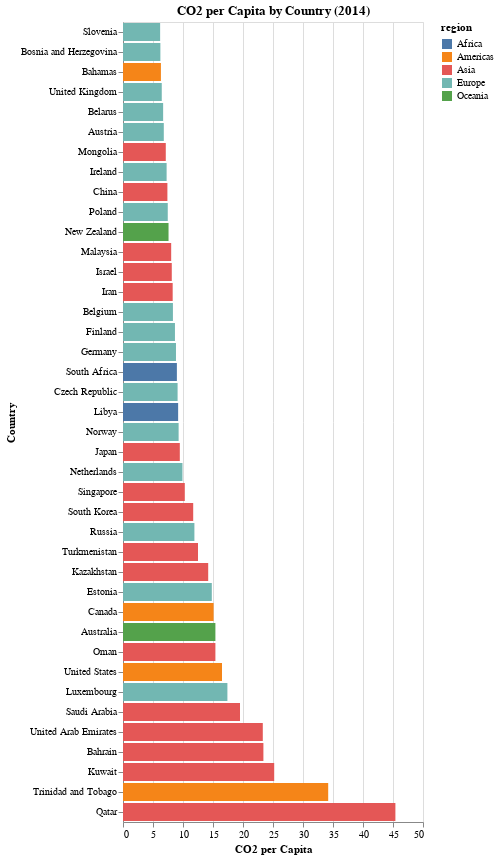

Notebook source saved alongside this figure:
### Markdown cell above
<div class="alert alert-info" style="color:black">

### Question 5.1
rubric={accuracy:1,quality:1,viz:2}

<h4>
Python
</h4>
<ol type="1">
<li>Filter the data to include only the most recent year when <code>'co2_per_capita'</code> was measured (it is up to you how you find out which year this is).</li>
<li>Use the data frame <code>nlargest</code> method to select the top 40 countries in CO2 production per capita for that year.</li>
<li>Since we have only one value per country per year, let’s create a bar chart to visualize it. Encode the CO2 per capita as on the x-axis, the country on the y-axis, and the region as the color.</li>
<li>Sort your bar chart so that the highest CO2 per capita is the closest to the x-axis (the bottom of the chart). <a href="https://altair-viz.github.io/gallery/bar_chart_sorted.html">Here is an example of how to sort in Altair</a>.</li>
</ol>
</div>

### Code cell
# YOUR PYTHON ANSWER GOES HERE
# 1.
gm_recent = gapminder_data[gapminder_data['year'] == gapminder_data[gapminder_data['co2_per_capita'].notna()]['year'].max()].copy()  # 2014

# 2.
top_40_co2 = gm_recent.nlargest(40, 'co2_per_capita')
top_40_co2.head()

# bar chart
co2_plot = alt.Chart(top_40_co2, title = "CO2 per Capita by Country (2014)").mark_bar().encode(
    x = alt.X('co2_per_capita', title = "CO2 per Capita"),
    y = alt.Y('country', title = "Country").sort('x'),
    color = 'region'
)

co2_plot.display()

### Figure 1 — Vega-Lite specification as saved in the notebook (floating-point values rounded to 4 significant figures)
{"$schema": "https://vega.github.io/schema/vega-lite/v5.20.1.json", "config": {"view": {"continuousHeight": 300, "continuousWidth": 300}}, "data": {"name": "data-67fe86320aa4341a15536ffe7dee0dbe"}, "datasets": {"data-67fe86320aa4341a15536ffe7dee0dbe": [{"child_mortality": 8.6, "children_per_woman": 1.95, "co2_per_capita": 45.4, "country": "Qatar", "income": 121000, "income_group": "High", "life_expectancy": 80.5, "pop_density": 205, "population": 2370000, "region": "Asia", "sub_region": "Western Asia", "year": "2014-01-01T00:00:00", "years_in_school_men": 8.7, "years_in_school_women": 10.7}, {"child_mortality": 19.8, "children_per_woman": 1.78, "co2_per_capita": 34.2, "country": "Trinidad and Tobago", "income": 31600, "income_group": "High", "life_expectancy": 73, "pop_density": 264, "population": 1350000, "region": "Americas", "sub_region": "Latin America and the Caribbean", "year": "2014-01-01T00:00:00", "years_in_school_men": 12.3, "years_in_school_women": 13.1}, {"child_mortality": 9.1, "children_per_woman": 2.01, "co2_per_capita": 25.2, "country": "Kuwait", "income": 70800, "income_group": "High", "life_expectancy": 79.9, "pop_density": 212, "population": 3780000, "region": "Asia", "sub_region": "Western Asia", "year": "2014-01-01T00:00:00", "years_in_school_men": 11.9, "years_in_school_women": 12.3}, {"child_mortality": 7.8, "children_per_woman": 2.07, "co2_per_capita": 23.4, "country": "Bahrain", "income": 44400, "income_group": "High", "life_expectancy": 76.7, "pop_density": 1760, "population": 1340000, "region": "Asia", "sub_region": "Western Asia", "year": "2014-01-01T00:00:00", "years_in_school_men": 9.66, "years_in_school_women": 10.4}, {"child_mortality": 7.9, "children_per_woman": 1.78, "co2_per_capita": 23.3, "country": "United Arab Emirates", "income": 64100, "income_group": "High", "life_expectancy": 76.4, "pop_density": 109, "population": 9070000, "region": "Asia", "sub_region": "Western Asia", "year": "2014-01-01T00:00:00", "years_in_school_men": 12.3, "years_in_school_women": 13}, {"child_mortality": 13.8, "children_per_woman": 2.64, "co2_per_capita": 19.5, "country": "Saudi Arabia", "income": 50000, "income_group": "High", "life_expectancy": 76.6, "pop_density": 14.3, "population": 30800000, "region": "Asia", "sub_region": "Western Asia", "year": "2014-01-01T00:00:00", "years_in_school_men": 12.3, "years_in_school_women": 9.44}, {"child_mortality": 2.5, "children_per_woman": 1.56, "co2_per_capita": 17.4, "country": "Luxembourg", "income": 93800, "income_group": "High", "life_expectancy": 81.9, "pop_density": 215, "population": 556000, "region": "Europe", "sub_region": "Western Europe", "year": "2014-01-01T00:00:00", "years_in_school_men": 13.6, "years_in_school_women": 13.9}, {"child_mortality": 6.8, "children_per_woman": 1.95, "co2_per_capita": 16.5, "country": "United States", "income": 51800, "income_group": "High", "life_expectancy": 78.9, "pop_density": 34.7, "population": 318000000, "region": "Americas", "sub_region": "Northern America", "year": "2014-01-01T00:00:00", "years_in_school_men": 14.5, "years_in_school_women": 14.9}, {"child_mortality": 4, "children_per_woman": 1.87, "co2_per_capita": 15.4, "country": "Australia", "income": 43400, "income_group": "High", "life_expectancy": 82.6, "pop_density": 3.06, "population": 23500000, "region": "Oceania", "sub_region": "Australia and New Zealand", "year": "2014-01-01T00:00:00", "years_in_school_men": 14, "years_in_school_women": 14.4}, {"child_mortality": 11, "children_per_woman": 2.8, "co2_per_capita": 15.4, "country": "Oman", "income": 40300, "income_group": "High", "life_expectancy": 77.2, "pop_density": 12.8, "population": 3960000, "region": "Asia", "sub_region": "Western Asia", "year": "2014-01-01T00:00:00", "years_in_school_men": 9.53, "years_in_school_women": 8.03}, {"child_mortality": 5.2, "children_per_woman": 1.6, "co2_per_capita": 15.1, "country": "Canada", "income": 42900, "income_group": "High", "life_expectancy": 81.8, "pop_density": 3.92, "population": 35600000, "region": "Americas", "sub_region": "Northern America", "year": "2014-01-01T00:00:00", "years_in_school_men": 15.3, "years_in_school_women": 15.5}, {"child_mortality": 3.3, "children_per_woman": 1.61, "co2_per_capita": 14.8, "country": "Estonia", "income": 27000, "income_group": "High", "life_expectancy": 77.1, "pop_density": 31.1, "population": 1320000, "region": "Europe", "sub_region": "Northern Europe", "year": "2014-01-01T00:00:00", "years_in_school_men": 13.3, "years_in_school_women": 14.3}, {"child_mortality": 14, "children_per_woman": 2.68, "co2_per_capita": 14.2, "country": "Kazakhstan", "income": 23600, "income_group": "Upper middle", "life_expectancy": 71.2, "pop_density": 6.48, "population": 17500000, "region": "Asia", "sub_region": "Central Asia", "year": "2014-01-01T00:00:00", "years_in_school_men": 13.3, "years_in_school_women": 13.8}, {"child_mortality": 54.5, "children_per_woman": 2.96, "co2_per_capita": 12.5, "country": "Turkmenistan", "income": 14300, "income_group": "Upper middle", "life_expectancy": 69.6, "pop_density": 11.6, "population": 5470000, "region": "Asia", "sub_region": "Central Asia", "year": "2014-01-01T00:00:00", "years_in_school_men": 13.7, "years_in_school_women": 13.9}, {"child_mortality": 8.3, "children_per_woman": 1.7, "co2_per_capita": 11.9, "country": "Russia", "income": 24900, "income_group": "Upper middle", "life_expectancy": 70.8, "pop_density": 8.78, "population": 144000000, "region": "Europe", "sub_region": "Eastern Europe", "year": "2014-01-01T00:00:00", "years_in_school_men": 13.8, "years_in_school_women": 14.5}, {"child_mortality": 3.6, "children_per_woman": 1.26, "co2_per_capita": 11.7, "country": "South Korea", "income": 33400, "income_group": "High", "life_expectancy": 80.9, "pop_density": 518, "population": 50400000, "region": "Asia", "sub_region": "Eastern Asia", "year": "2014-01-01T00:00:00", "years_in_school_men": 14.7, "years_in_school_women": 14.5}, {"child_mortality": 2.7, "children_per_woman": 1.25, "co2_per_capita": 10.3, "country": "Singapore", "income": 80300, "income_group": "High", "life_expectancy": 83.4, "pop_density": 7780, "population": 5450000, "region": "Asia", "sub_region": "South-eastern Asia", "year": "2014-01-01T00:00:00", "years_in_school_men": 13.8, "years_in_school_women": 13.7}, {"child_mortality": 4, "children_per_woman": 1.76, "co2_per_capita": 9.91, "country": "Netherlands", "income": 45700, "income_group": "High", "life_expectancy": 81.5, "pop_density": 501, "population": 16900000, "region": "Europe", "sub_region": "Western Europe", "year": "2014-01-01T00:00:00", "years_in_school_men": 14.4, "years_in_school_women": 14.6}, {"child_mortality": 2.8, "children_per_woman": 1.43, "co2_per_capita": 9.47, "country": "Japan", "income": 37300, "income_group": "High", "life_expectancy": 83.6, "pop_density": 352, "population": 128000000, "region": "Asia", "sub_region": "Eastern Asia", "year": "2014-01-01T00:00:00", "years_in_school_men": 15, "years_in_school_women": 15.4}, {"child_mortality": 2.8, "children_per_woman": 1.87, "co2_per_capita": 9.27, "country": "Norway", "income": 63300, "income_group": "High", "life_expectancy": 82, "pop_density": 14.1, "population": 5140000, "region": "Europe", "sub_region": "Northern Europe", "year": "2014-01-01T00:00:00", "years_in_school_men": 14.8, "years_in_school_women": 15.3}, {"child_mortality": 13.9, "children_per_woman": 2.35, "co2_per_capita": 9.19, "country": "Libya", "income": 15100, "income_group": "Upper middle", "life_expectancy": 74.4, "pop_density": 3.53, "population": 6200000, "region": "Africa", "sub_region": "Northern Africa", "year": "2014-01-01T00:00:00", "years_in_school_men": 8.57, "years_in_school_women": 6.13}, {"child_mortality": 3.1, "children_per_woman": 1.51, "co2_per_capita": 9.1, "country": "Czech Republic", "income": 29100, "income_group": "High", "life_expectancy": 78.6, "pop_density": 137, "population": 10600000, "region": "Europe", "sub_region": "Eastern Europe", "year": "2014-01-01T00:00:00", "years_in_school_men": 14, "years_in_school_women": 14.3}, {"child_mortality": 44.5, "children_per_woman": 2.51, "co2_per_capita": 8.98, "country": "South Africa", "income": 12500, "income_group": "Upper middle", "life_expectancy": 60.6, "pop_density": 45, "population": 54500000, "region": "Africa", "sub_region": "Sub-Saharan Africa", "year": "2014-01-01T00:00:00", "years_in_school_men": 10.9, "years_in_school_women": 11.3}, {"child_mortality": 3.9, "children_per_woman": 1.44, "co2_per_capita": 8.83, "country": "Germany", "income": 43400, "income_group": "High", "life_expectancy": 80.8, "pop_density": 234, "population": 81500000, "region": "Europe", "sub_region": "Western Europe", "year": "2014-01-01T00:00:00", "years_in_school_men": 13.9, "years_in_school_women": 14.1}, {"child_mortality": 2.5, "children_per_woman": 1.83, "co2_per_capita": 8.66, "country": "Finland", "income": 39000, "income_group": "High", "life_expectancy": 81.2, "pop_density": 18, "population": 5460000, "region": "Europe", "sub_region": "Northern Europe", "year": "2014-01-01T00:00:00", "years_in_school_men": 14.1, "years_in_school_women": 14.9}, {"child_mortality": 4.1, "children_per_woman": 1.79, "co2_per_capita": 8.32, "country": "Belgium", "income": 41400, "income_group": "High", "life_expectancy": 80.9, "pop_density": 371, "population": 11200000, "region": "Europe", "sub_region": "Western Europe", "year": "2014-01-01T00:00:00", "years_in_school_men": 13.8, "years_in_school_women": 14.4}, {"child_mortality": 16.3, "children_per_woman": 1.71, "co2_per_capita": 8.28, "country": "Iran", "income": 16500, "income_group": "Upper middle", "life_expectancy": 75.3, "pop_density": 48.1, "population": 78400000, "region": "Asia", "sub_region": "Southern Asia", "year": "2014-01-01T00:00:00", "years_in_school_men": 11.1, "years_in_school_women": 9.71}, {"child_mortality": 3.9, "children_per_woman": 3.02, "co2_per_capita": 8.13, "country": "Israel", "income": 31800, "income_group": "High", "life_expectancy": 81.4, "pop_density": 367, "population": 7940000, "region": "Asia", "sub_region": "Western Asia", "year": "2014-01-01T00:00:00", "years_in_school_men": 15, "years_in_school_women": 15.6}, {"child_mortality": 8.1, "children_per_woman": 2.07, "co2_per_capita": 8.03, "country": "Malaysia", "income": 24200, "income_group": "Upper middle", "life_expectancy": 75.1, "pop_density": 92, "population": 30200000, "region": "Asia", "sub_region": "South-eastern Asia", "year": "2014-01-01T00:00:00", "years_in_school_men": 11.6, "years_in_school_women": 11.8}, {"child_mortality": 5.7, "children_per_woman": 2.03, "co2_per_capita": 7.59, "country": "New Zealand", "income": 34500, "income_group": "High", "life_expectancy": 81.5, "pop_density": 17.3, "population": 4570000, "region": "Oceania", "sub_region": "Australia and New Zealand", "year": "2014-01-01T00:00:00", "years_in_school_men": 14.3, "years_in_school_women": 14.9}, {"child_mortality": 5, "children_per_woman": 1.32, "co2_per_capita": 7.46, "country": "Poland", "income": 24300, "income_group": "High", "life_expectancy": 77.5, "pop_density": 125, "population": 38300000, "region": "Europe", "sub_region": "Eastern Europe", "year": "2014-01-01T00:00:00", "years_in_school_men": 13.9, "years_in_school_women": 14.7}, {"child_mortality": 11.5, "children_per_woman": 1.61, "co2_per_capita": 7.4, "country": "China", "income": 12800, "income_group": "Upper middle", "life_expectancy": 75.9, "pop_density": 148, "population": 1390000000, "region": "Asia", "sub_region": "Eastern Asia", "year": "2014-01-01T00:00:00", "years_in_school_men": 10.9, "years_in_school_women": 9.65}, {"child_mortality": 3.8, "children_per_woman": 1.99, "co2_per_capita": 7.27, "country": "Ireland", "income": 48900, "income_group": "High", "life_expectancy": 81.1, "pop_density": 68, "population": 4690000, "region": "Europe", "sub_region": "Northern Europe", "year": "2014-01-01T00:00:00", "years_in_school_men": 13.7, "years_in_school_women": 14.4}, {"child_mortality": 19.8, "children_per_woman": 2.81, "co2_per_capita": 7.13, "country": "Mongolia", "income": 11300, "income_group": "Lower middle", "life_expectancy": 68, "pop_density": 1.88, "population": 2920000, "region": "Asia", "sub_region": "Eastern Asia", "year": "2014-01-01T00:00:00", "years_in_school_men": 10.7, "years_in_school_women": 11.9}, {"child_mortality": 3.7, "children_per_woman": 1.48, "co2_per_capita": 6.8, "country": "Austria", "income": 44100, "income_group": "High", "life_expectancy": 81.3, "pop_density": 105, "population": 8630000, "region": "Europe", "sub_region": "Western Europe", "year": "2014-01-01T00:00:00", "years_in_school_men": 13, "years_in_school_women": 13.2}, {"child_mortality": 4.2, "children_per_woman": 1.67, "co2_per_capita": 6.69, "country": "Belarus", "income": 17900, "income_group": "Upper middle", "life_expectancy": 73, "pop_density": 46.7, "population": 9480000, "region": "Europe", "sub_region": "Eastern Europe", "year": "2014-01-01T00:00:00", "years_in_school_men": 14, "years_in_school_women": 14.7}, {"child_mortality": 4.5, "children_per_woman": 1.88, "co2_per_capita": 6.46, "country": "United Kingdom", "income": 38000, "income_group": "High", "life_expectancy": 80.8, "pop_density": 269, "population": 65000000, "region": "Europe", "sub_region": "Northern Europe", "year": "2014-01-01T00:00:00", "years_in_school_men": 14.4, "years_in_school_women": 14.8}, {"child_mortality": 11.5, "children_per_woman": 1.79, "co2_per_capita": 6.32, "country": "Bahamas", "income": 22300, "income_group": "High", "life_expectancy": 73.8, "pop_density": 38.2, "population": 382000, "region": "Americas", "sub_region": "Latin America and the Caribbean", "year": "2014-01-01T00:00:00", "years_in_school_men": 12.6, "years_in_school_women": 13.5}, {"child_mortality": 6.1, "children_per_woman": 1.33, "co2_per_capita": 6.23, "country": "Bosnia and Herzegovina", "income": 10500, "income_group": "Upper middle", "life_expectancy": 77.2, "pop_density": 69.9, "population": 3570000, "region": "Europe", "sub_region": "Southern Europe", "year": "2014-01-01T00:00:00", "years_in_school_men": 11.2, "years_in_school_women": 11.1}, {"child_mortality": 2.5, "children_per_woman": 1.6, "co2_per_capita": 6.19, "country": "Slovenia", "income": 28500, "income_group": "High", "life_expectancy": 80.7, "pop_density": 103, "population": 2070000, "region": "Europe", "sub_region": "Southern Europe", "year": "2014-01-01T00:00:00", "years_in_school_men": 13.3, "years_in_school_women": 14.1}]}, "encoding": {"color": {"field": "region", "type": "nominal"}, "x": {"field": "co2_per_capita", "title": "CO2 per Capita", "type": "quantitative"}, "y": {"field": "country", "sort": "x", "title": "Country", "type": "nominal"}}, "mark": {"type": "bar"}, "title": "CO2 per Capita by Country (2014)"}
